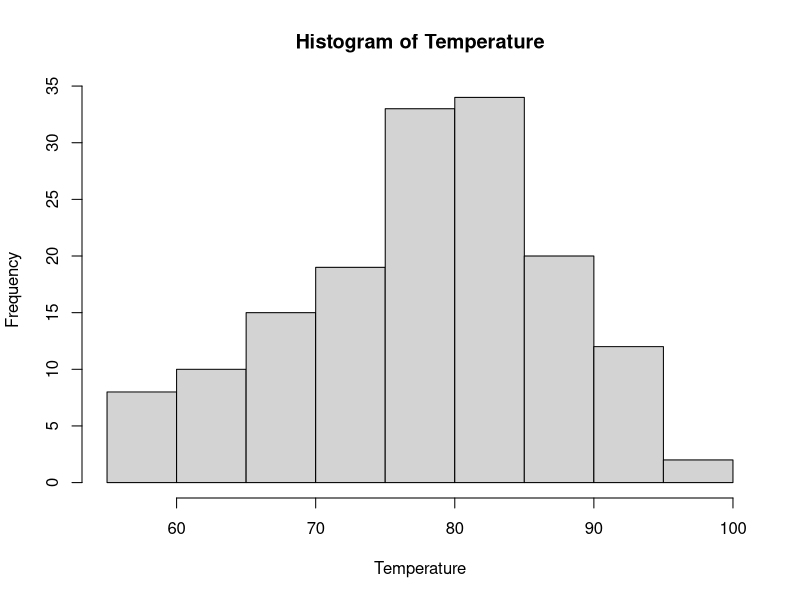
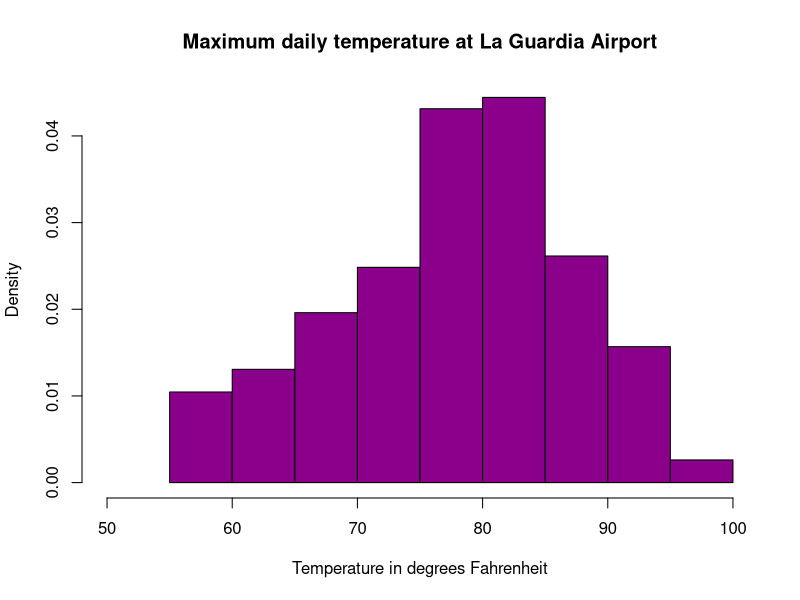
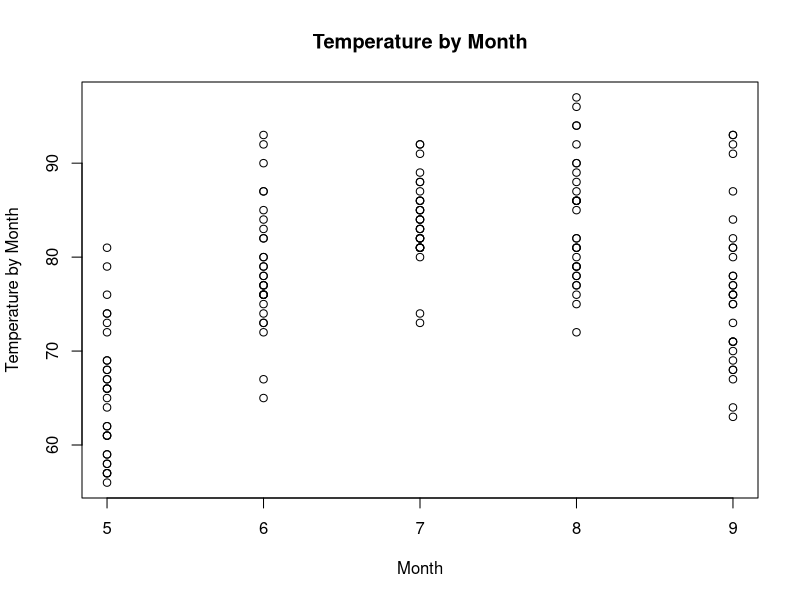
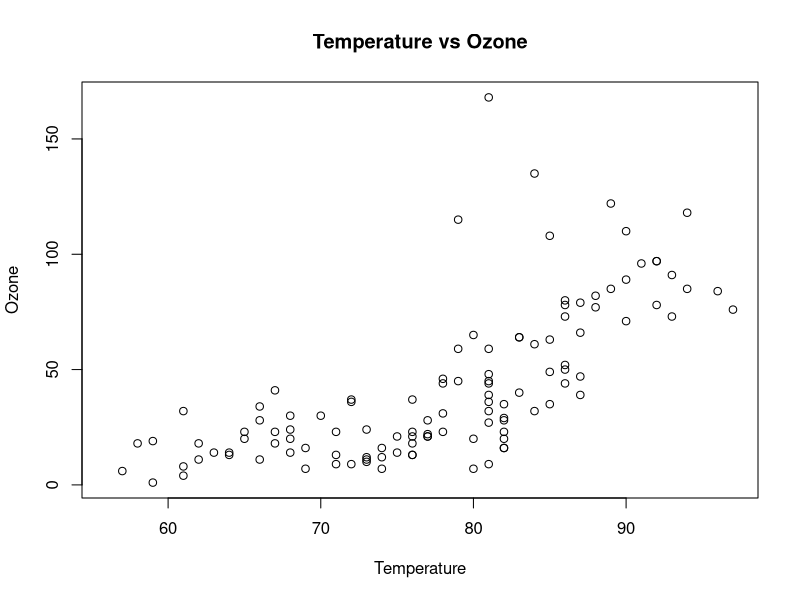
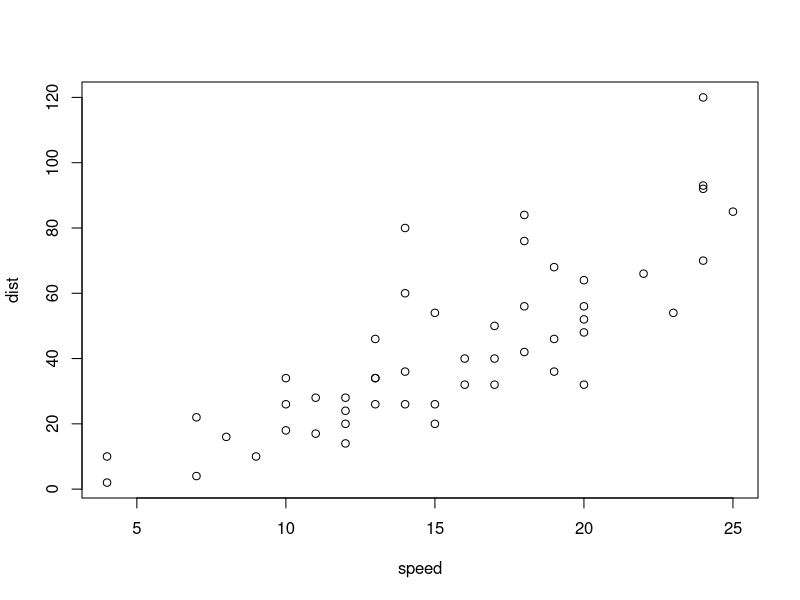
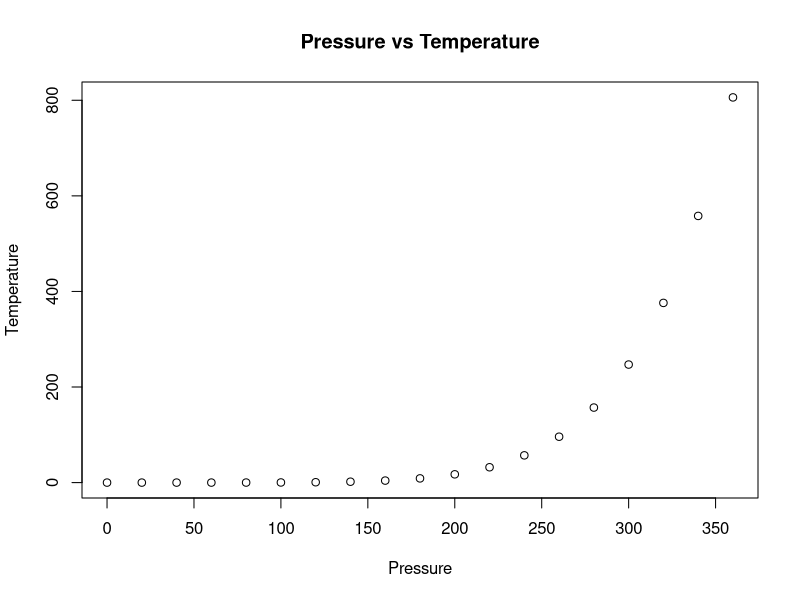
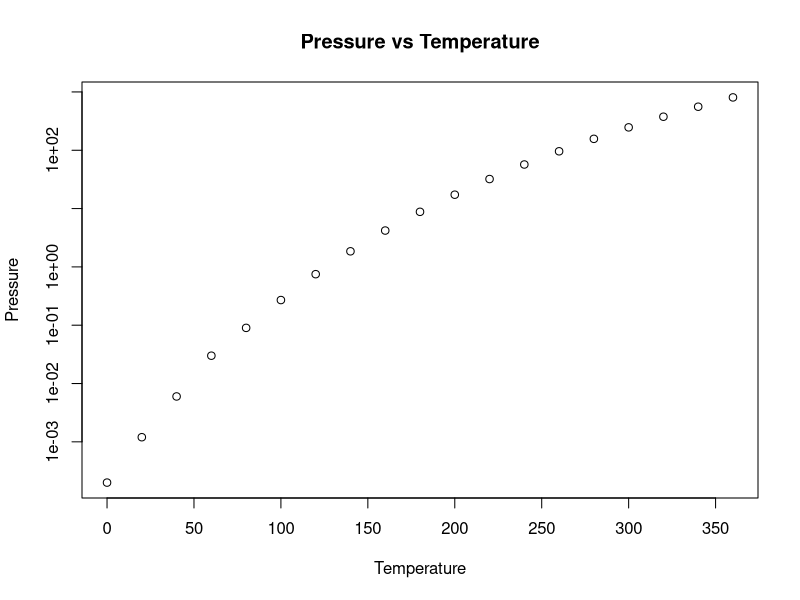

These figures' R source, in order:
## ---- chunk 1
knitr::opts_chunk$set(echo = TRUE)
## ---- chunk 2
# Take only Temp columns
Temperature <- airquality$Temp
hist(Temperature)

# Histogram with added parameters
hist(Temperature,
     main="Maximum daily temperature at La Guardia Airport",
     xlab="Temperature in degrees Fahrenheit",
     xlim=c(50,100),
     col="darkmagenta",
     freq=FALSE
)
## ---- chunk 3
#plot(pressure)
plot(x=airquality$Month, y=airquality$Temp,main = "Temperature by Month", xlab = "Month", ylab = "Temperature by Month")   # How are the Month and temperature measurements relate?

plot(x=airquality$Temp, y=airquality$Ozone,main = "Temperature vs Ozone", xlab = "Temperature", ylab = "Ozone")   # How are the Ozone and temperature measurements relate?
## ---- chunk 4
summary(cars)
## ---- chunk 5
plot(cars)
## ---- chunk 6
summary(pressure)
## ---- chunk 7
#plot(pressure, )
plot(x=pressure, main = "Pressure vs Temperature", xlab = "Pressure", ylab = "Temperature")   # Temperature vs Pressure?
## ---- chunk 8
plot(x=pressure, main = "Pressure vs Temperature", xlab = "Temperature", ylab = "Pressure",log="y")   # Pressure vs Temperature?
